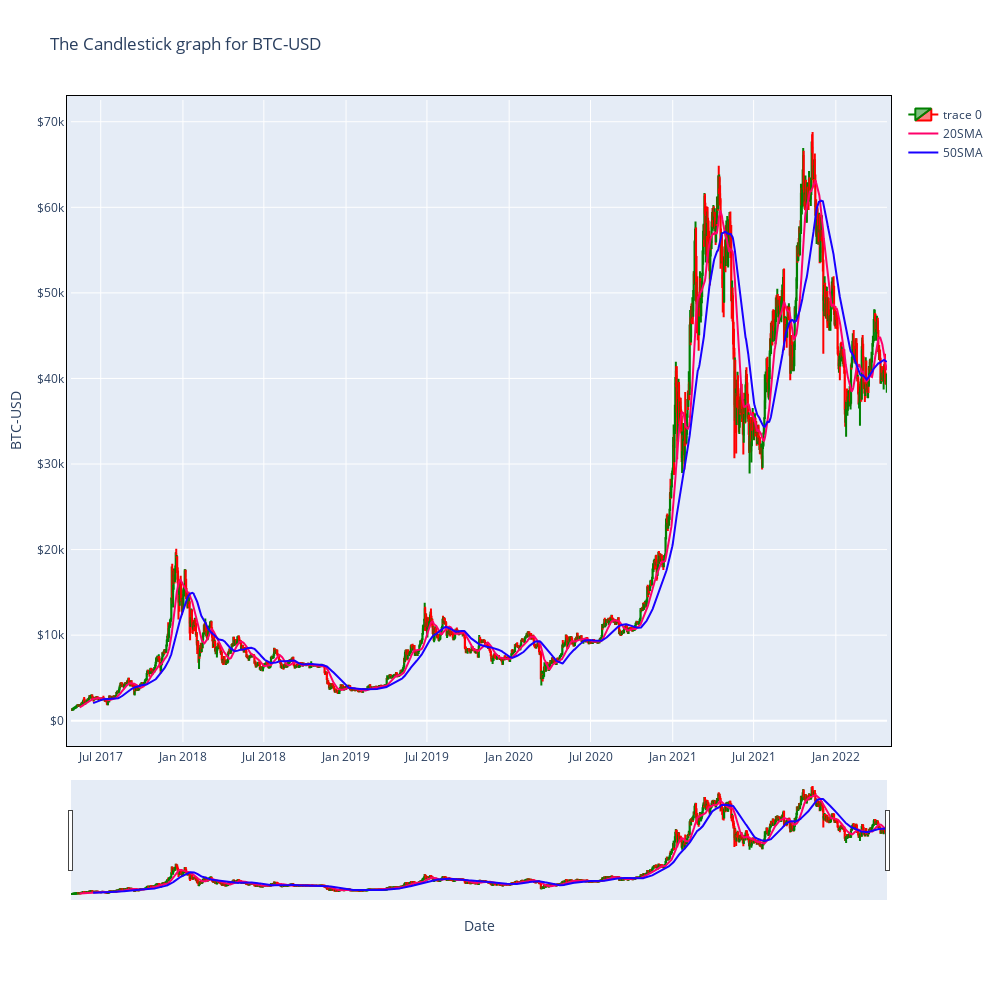

The notebook cell saved with this chart:
### Code cell
# IMPORTANT NOTE: We can adapt this similar plot for each type of currency 

import plotly.graph_objects as go
import pandas as pd

df = pd.read_excel("btc_usd.xlsx", sheet_name="btc_usd")


layout = go.Layout(
    autosize=False,
    width=1000,
    height=1000,

    xaxis= go.layout.XAxis(linecolor = 'black',
                          linewidth = 1,
                          mirror = True),

    yaxis= go.layout.YAxis(linecolor = 'black',
                          linewidth = 1,
                          mirror = True),

    margin=go.layout.Margin(
        l=50,
        r=50,
        b=100,
        t=100,
        pad = 4
    )
)

fig = go.Figure(

    data=[go.Candlestick(
    x=df['Date'],
    open=df['Open Price'], high=df['Daily High'],
    low=df['Daily Low'], close=df['Close Price'],
    increasing_line_color= 'Green', decreasing_line_color= 'Red'
),
         go.Scatter(
                x = df["Date"], 
                y = df["Close Price"].rolling(window=20).mean(),
                mode = 'lines', 
                name = '20SMA',
                line = {'color': '#ff006a'}
            ),
            go.Scatter(
                x = df["Date"], 
                y = df["Close Price"].rolling(window=50).mean(),
                mode = 'lines', 
                name = '50SMA',
                line = {'color': '#1900ff'}
            ),
        ]
    ,layout=layout)


fig.update_layout(
    title = f'The Candlestick graph for BTC-USD',
    xaxis_title = 'Date',
    yaxis_title = f'BTC-USD',
    xaxis_rangeslider_visible = True #DEFAULT TRUE, WHILE TAKING SCREENSHOT WE PUT IT TO FALSE
)
fig.update_yaxes(tickprefix='$')


fig.show()

### Figure 1 — Plotly figure (JSON) as saved in the notebook; plotly's stock layout.template omitted (floating-point values rounded to 4 significant figures; data arrays with more than 128 entries replaced by an {"elided": "..."} marker saying what was removed)
{"data": [{"close": {"elided": "1826 float values"}, "decreasing": {"line": {"color": "Red"}}, "high": {"elided": "1826 float values"}, "increasing": {"line": {"color": "Green"}}, "low": {"elided": "1826 float values"}, "open": {"elided": "1826 float values"}, "type": "candlestick", "x": {"elided": "1826 str values"}}, {"line": {"color": "#ff006a"}, "mode": "lines", "name": "20SMA", "type": "scatter", "x": {"elided": "1826 str values"}, "y": {"elided": "1826 float values"}}, {"line": {"color": "#1900ff"}, "mode": "lines", "name": "50SMA", "type": "scatter", "x": {"elided": "1826 str values"}, "y": {"elided": "1826 float values"}}], "layout": {"autosize": false, "height": 1000, "margin": {"b": 100, "l": 50, "pad": 4, "r": 50, "t": 100}, "title": {"text": "The Candlestick graph for BTC-USD"}, "width": 1000, "xaxis": {"linecolor": "black", "linewidth": 1, "mirror": true, "rangeslider": {"visible": true}, "title": {"text": "Date"}}, "yaxis": {"linecolor": "black", "linewidth": 1, "mirror": true, "tickprefix": "$", "title": {"text": "BTC-USD"}}}}
